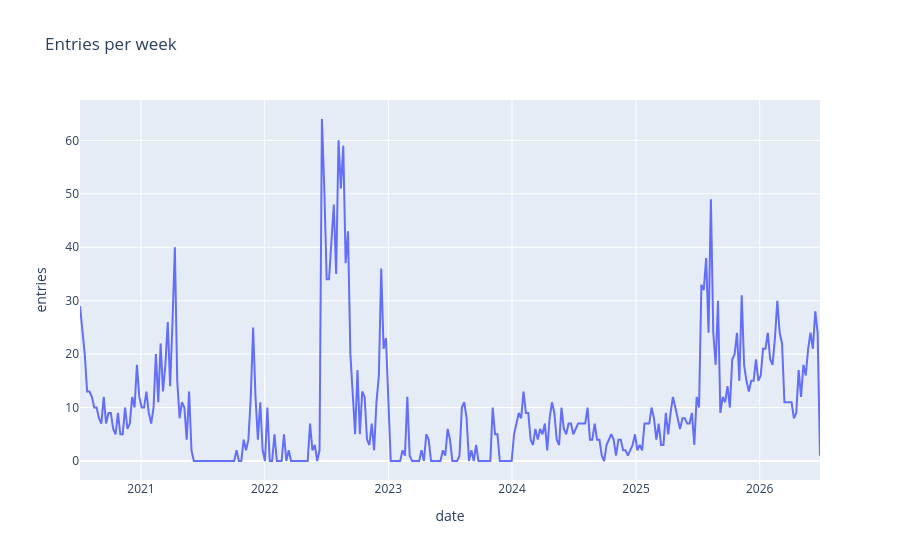

The code cell stored with this chart in its notebook:
### Code cell
activity = e.copy()
activity["date"] = pd.to_datetime(activity["date"])
per_week = activity.set_index("date").resample("W").size().reset_index(name="entries")
px.line(per_week, x="date", y="entries", title="Entries per week").show()

### Figure 1 — Plotly figure (JSON) as saved in the notebook; plotly's stock layout.template omitted (floating-point values rounded to 4 significant figures; data arrays with more than 128 entries replaced by an {"elided": "..."} marker saying what was removed)
{"data": [{"hovertemplate": "date=%{x}<br>entries=%{y}<extra></extra>", "legendgroup": "", "line": {"color": "#636efa", "dash": "solid"}, "marker": {"symbol": "circle"}, "mode": "lines", "name": "", "orientation": "v", "showlegend": false, "type": "scatter", "x": {"elided": "313 str values"}, "xaxis": "x", "y": {"elided": "313 int values"}, "yaxis": "y"}], "layout": {"legend": {"tracegroupgap": 0}, "title": {"text": "Entries per week"}, "xaxis": {"anchor": "y", "domain": [0.0, 1.0], "title": {"text": "date"}}, "yaxis": {"anchor": "x", "domain": [0.0, 1.0], "title": {"text": "entries"}}}}
